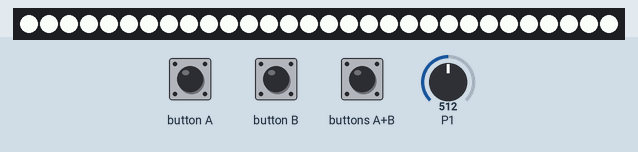
This program was run on a simulated BBC micro:bit (MakeCode). Shown: 30 RGB LEDs in strip order, left to right. Inputs (shaded band) come from the test bench; at power-on: P1 = 512 (analog values on the 0–1023 scale).

Above: at 1.2 s.
1.3 s: button B pressed for 0.15 s
At 1.6 s:
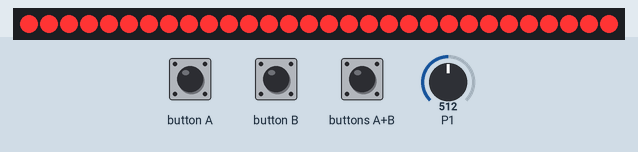
2.0 s: P1 set to 716
At 2.85 s:
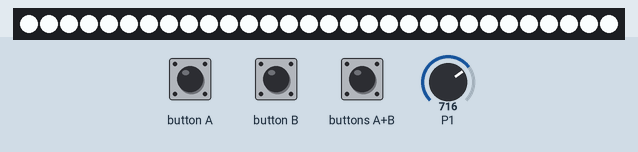
5.0 s: P1 set to 900
8.0 s: P1 set to 1023
9.6 s: button A pressed for 0.15 s
At 10.2 s:
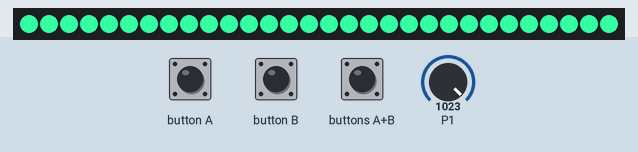
10.3 s: buttons A+B pressed for 1 s
At 11.76 s:
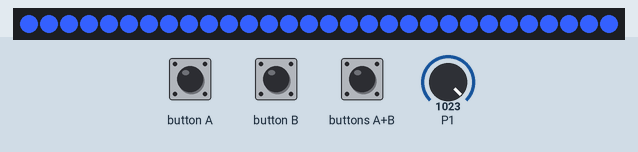
Timing chart, 0 to 12.9 s (numbered marks = the images above; inputs shaded):
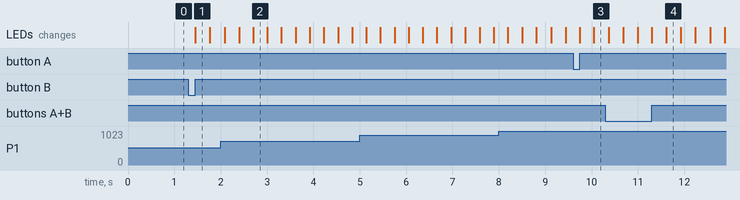

Measured:
- after the input at 1.3 s, the LEDs: change after 0.15 s (image 1)

The program:

main.ts
```typescript
input.onButtonPressed(Button.A, function () {

})
input.onButtonPressed(Button.AB, function () {
    strip.clear()
})
input.onButtonPressed(Button.B, function () {
    for (let index = 0; index < 4; index++) {
        for (let i = 0; i <= 255; i++) {
            strip.showColor(neopixel.hsl(i, 255, 60))
            basic.pause(20)
        }
    }
})
let strip: neopixel.Strip = null
strip = neopixel.create(DigitalPin.P0, 30, NeoPixelMode.RGB)
strip.setBrightness(255)
basic.forever(function () {
    strip.showColor(neopixel.hsl(pins.map(
    pins.analogReadPin(AnalogPin.P1),
    0,
    1000,
    0,
    255
    ), 255, 255))
})
```

test.ts
```typescript
// testene settes inn her; disse vil ikke kompilert så lenge denne pakken blir brukt som en utvidelse.
```
